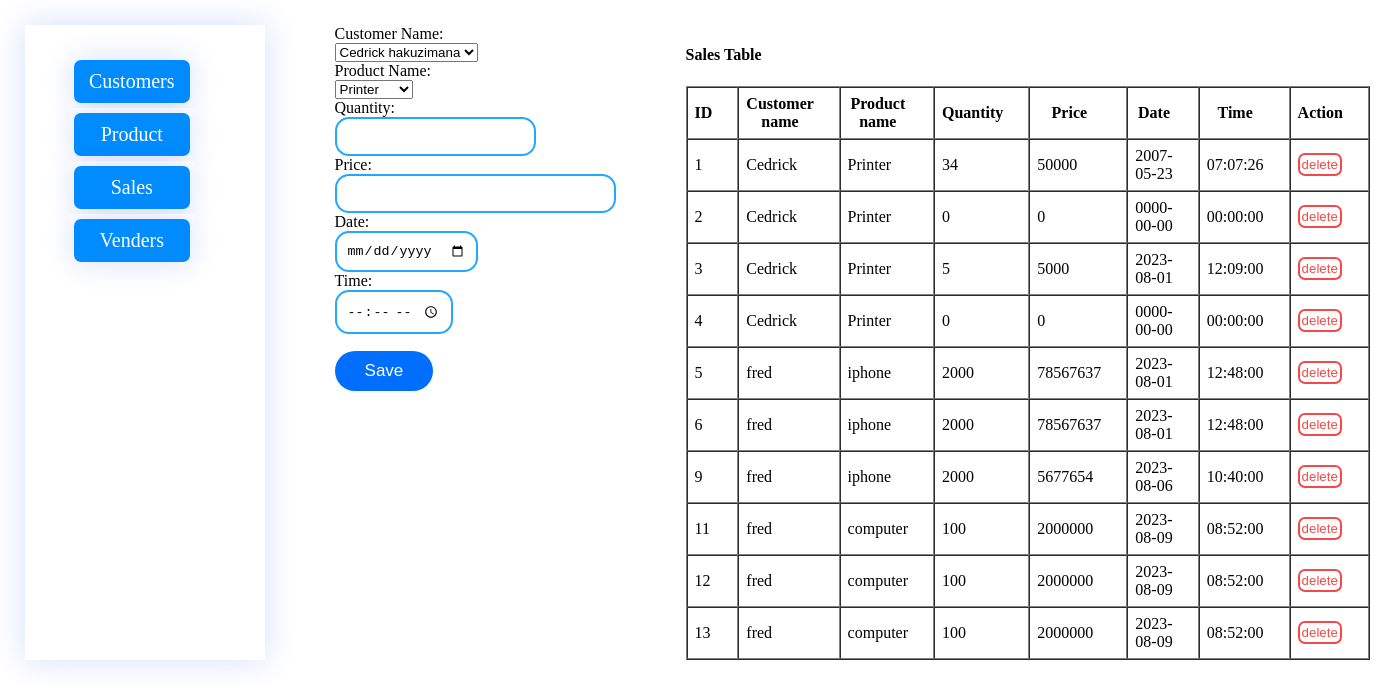
The page /sales.php on the database its author committed.
### tables this page shows
CREATE TABLE `sales` (
  `id` int(11) NOT NULL,
  `c_id` int(11) NOT NULL,
  `p_id` int(11) NOT NULL,
  `quantity` int(11) NOT NULL,
  `price` int(11) NOT NULL,
  `date` date NOT NULL,
  `time` time NOT NULL
);

CREATE TABLE `customers` (
  `customer_id` int(11) NOT NULL,
  `c_fname` varchar(20) NOT NULL,
  `c_lname` varchar(20) NOT NULL,
  `c_address` varchar(20) NOT NULL,
  `c_gender` varchar(10) NOT NULL,
  `c_phone` varchar(20) NOT NULL
);

CREATE TABLE `product` (
  `p_id` int(11) NOT NULL,
  `p_name` varchar(20) NOT NULL,
  `decription` varchar(100) NOT NULL,
  `quantity` varchar(20) NOT NULL,
  `price` varchar(20) NOT NULL,
  `vid` int(11) NOT NULL
);

### sales.php (the view, shortened to what this page needs)
<!DOCTYPE html>
<html lang="en">
<head>
</head>
<body style="margin: 25px;">
    <section class="register">
        <div class="relations">
            <ul>
               <li><a href="customers.php">Customers</a></li>
                <li><a href="product.php">Product</a></li>
                <li><a href="sales.php">Sales</a></li>
                <li><a href="venders.php">Venders</a></li>
            </ul>
        </div>
        <div class="form">
            <form action="sales.php" method="post">
                <label for="">Customer Name:</label><br>
                <select name="cid" id="">
            <?php
        $connect=mysqli_connect("localhost","root","","new");
        $q=mysqli_query($connect,"select * from customers");
        while($data=mysqli_fetch_array($q))
        {
            ?>
             <option value="<?php echo $data['customer_id'] ?>"><?php echo $data['c_fname']." ". $data["c_lname"]?></option>
            <?php
        }
        ?>
        </select><br>
        <label for="">Product Name:</label><br>
        <select name="pid" id="">
          <?php
      $connect=mysqli_connect("localhost","root","","new");
      $q=mysqli_query($connect,"select * from product");
      while($data=mysqli_fetch_array($q))
      {
          ?>
           <option value="<?php echo $data['p_id'] ?>"><?php echo $data['p_name']; ?></option>
          <?php
      }
      ?>
      </select><br>
                <label for="">Quantity:<br><input type="text" size="20" class="entry" name="quantity"></label><br>
                <label for="">Price:<br><input type="text" size="30" class="entry" name="price"></label><br>
                <label for="">Date:<br><input type="date" size="30" class="entry" name="date"></label><br>
                <label for="">Time:<br><input type="time" size="30" class="entry" name="time"></label><br>
                <input type="submit" value="Save" class="save" name="save">
            </form>
        </div>
        <div class="table">
            <h4>Sales Table</h4>
                    <table border="1" cellpadding="7" cellspacing="0">
                            <tr>
                                <th>ID</th>
                                <th>Customer name</th>
                                <th>Product name</th>
                                <th>Quantity</th>
                                <th>Price</th>
                                <th>Date</th>
                                <th>Time</th>
                                <th>Action</th>
                            </tr>
                            <?php
                           $connect=mysqli_connect("localhost","root","","new");
                             $qeury=mysqli_query($connect,"SELECT sales.id,customers.c_fname,product.p_name,sales.quantity,sales.price,sales.date,sales.time FROM sales,product,customers WHERE sales.c_id=customers.customer_id AND sales.p_id=product.p_id;");
                           while($data=mysqli_fetch_array($qeury))
                           {
                          ?>
                            <tr>
                            <td><?php echo $data['id']?></td>
                            <td><?php echo $data['c_fname']?></td>
                            <td><?php echo $data['p_name']?></td>
                            <td><?php echo $data['quantity']?></td>
                            <td><?php echo $data['price']?></td>
                            <td><?php echo $data['date']?></td>
                            <td><?php echo $data['time']?></td>
                            <td> <a href="sales.php?id=<?php echo $data["id"]  ?>" ><button type="button" name="delete" class="btn btn-outline-danger btn-sm">delete</button> </a></td>
                        </tr>
                          <?php } ?>
                    </table>
        </div>
    </section>
</body>
</html>

### sales.php (style rules this page uses)
.register { display: inline-flex; }
.relations { margin-left: 0; margin-top: 0; margin-bottom: 0; margin-right: 70px; padding-left: 4px; padding-right: 70px; padding-top: 14px; padding-bottom: 50px; background-color: white; box-shadow: 0 0 30px 0px rgba(57, 86, 247, 0.2); box-sizing: border-box; }
.relations ul li { background-color: white; display: block; padding: 5px; }
.relations ul li a { text-decoration: none; text-align: center; border-radius: 7px; padding: 10px; padding-right: 15px; padding-left: 15px; color: white; font-size: 20px; display: block; background-color: rgb(0, 140, 255); box-shadow: 0 0 30px 0px rgba(57, 86, 247, 0.2); box-sizing: border-box; }
.form { padding-right: 70px; }
.entry { padding: 10px; border: 2px solid rgb(36, 167, 255); border-radius: 14px; }
.save { border: none; font-size: 17px; background-color: rgb(0, 110, 255); border-radius: 25px; padding-left: 30px; padding-right: 30px; padding-top: 10px; padding-bottom: 10px; color: white; margin-top: 17px; text-align: center; }
tr th,tr td { padding-right: 25px; }
tr button { border: 2px solid rgb(245, 73, 73); background-color: transparent; color:rgb(245, 73, 73) ; text-decoration: none; border-radius: 7px; padding: 2px; }

### rows shown on the page
sales: id "1", c.c_fname "Cedrick", p.p_name "Printer", quantity "34", price "50000", date "2007-05-23", time "07:07:26"
sales: id "2", c.c_fname "Cedrick", p.p_name "Printer", quantity "0", price "0", date "0000-00-00", time "00:00:00"
sales: id "3", c.c_fname "Cedrick", p.p_name "Printer", quantity "5", price "5000", date "2023-08-01", time "12:09:00"
sales: id "4", c.c_fname "Cedrick", p.p_name "Printer", quantity "0", price "0", date "0000-00-00", time "00:00:00"
sales: id "5", c.c_fname "fred", p.p_name "iphone", quantity "2000", price "78567637", date "2023-08-01", time "12:48:00"
sales: id "6", c.c_fname "fred", p.p_name "iphone", quantity "2000", price "78567637", date "2023-08-01", time "12:48:00"
sales: id "9", c.c_fname "fred", p.p_name "iphone", quantity "2000", price "5677654", date "2023-08-06", time "10:40:00"
sales: id "11", c.c_fname "fred", p.p_name "computer", quantity "100", price "2000000", date "2023-08-09", time "08:52:00"
sales: id "12", c.c_fname "fred", p.p_name "computer", quantity "100", price "2000000", date "2023-08-09", time "08:52:00"
sales: id "13", c.c_fname "fred", p.p_name "computer", quantity "100", price "2000000", date "2023-08-09", time "08:52:00"

### other values the page prints
form field cid "Cedrick hakuzimana"
form field pid "Printer"
